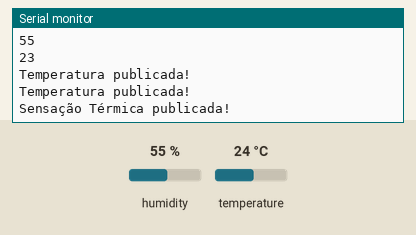
Recording of a sketch running on a simulated ESP8266 (NodeMCU). On the bench: the last lines printed to the serial monitor. The inputs (shaded band) are chosen by the test bench; at power-on: humidity 55 %, temperature 24 °C. WiFi joins after 1.5 s; servers stay silent unless stated; no MQTT or app messages arrive unless stated.

Above: at 2.8 s.
2.9 s: humidity set to 22 %
At 4.0 s:
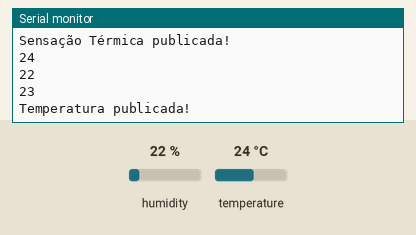
9.0 s: temperature set to 12 °C
At 9.9 s:
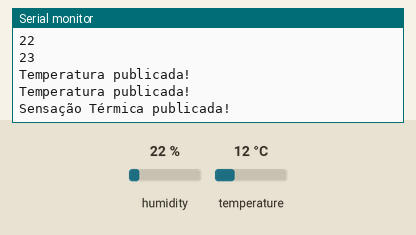
15.1 s: humidity set to 40 %
At 15.9 s:
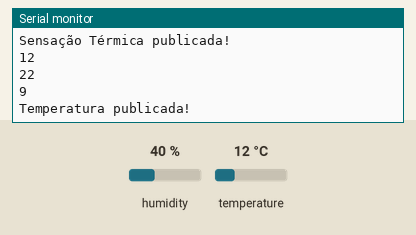
Timing chart, 0 to 18.1 s (numbered marks = the images above; inputs shaded):
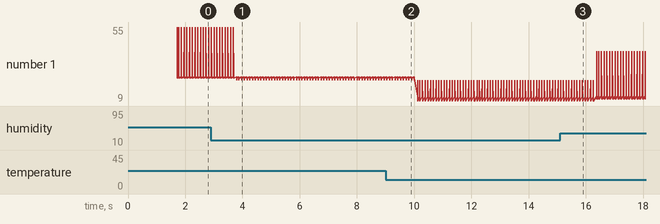

The sketch:

Temperatura_Adafruit.ino
```cpp
//Bibliotecas Utilizadas

#include <ESP8266WiFi.h>
#include "DHT.h"
#include "Adafruit_MQTT.h"
#include "Adafruit_MQTT_Client.h"

//Watchdog
extern "C" {
#include "user_interface.h"
}
#include <Ticker.h>
Ticker lwdTicker;

//Definição dos Pinos do Sensor e Watchdog
#define DHTPIN 2
#define DHTTYPE DHT11   // DHT 11
#define LWD_TIMEOUT 10*1000 //Reinicia se o timer watchdog alcançar este valor

//Definições do Watchdog
unsigned long lwdTime = 0;
unsigned long lwdTimeout = LWD_TIMEOUT;

//--------ADAFRUIT CONFIGURAÇÕES--------//

#define AIO_SERVER      "io.adafruit.com"
#define AIO_SERVERPORT  1883
#define AIO_USERNAME    "Ircbarros"
#define AIO_KEY "5b0262d51b874df3b4fc3c1062543ad0"

//----------VARIÁVEIS GLOBAIS-----------//

WiFiClient client;
DHT dht(DHTPIN, DHT11);
Adafruit_MQTT_Client mqtt(&client, AIO_SERVER, AIO_SERVERPORT, AIO_USERNAME, AIO_KEY);
Adafruit_MQTT_Publish Temperatura = Adafruit_MQTT_Publish(&mqtt, AIO_USERNAME "/feeds/Temperatura");
Adafruit_MQTT_Publish Humidade = Adafruit_MQTT_Publish(&mqtt, AIO_USERNAME "/feeds/Humidade");
Adafruit_MQTT_Publish Sensacao = Adafruit_MQTT_Publish(&mqtt, AIO_USERNAME "/feeds/Sensacao");

//-------------------------------------//

//LWDTicker rotina de callback

void ICACHE_RAM_ATTR lwdtcb(void){
  if ((millis() - lwdTime > LWD_TIMEOUT) || (lwdTimeout - lwdTime != LWD_TIMEOUT)){
    //Outras funções podem ser implementadas aqui antes do restart
    ESP.restart();
  }
}

void lwdtFeed(void) {
  lwdTime = millis();
  lwdTimeout = lwdTime + LWD_TIMEOUT;
}

int getBootDevice(void) {
  int bootmode;
  asm (
    "movi %0, 0x60000200\n\t"
    "l32i %0, %0, 0x118\n\t"
    : "+r" (bootmode) /* Output */
    : /* Inputs (none) */
    : "memory" /* Clobbered */
  );
  return ((bootmode >> 0x10) & 0x7);
}

void setup() {
  Serial.begin(9600); //Aguarda a abertura da serial
  Serial.printf("\n\nReason for reboot: %s\n", ESP.getResetReason().c_str()); //Motivo do restart do ESP
  Serial.println("----------------------------------------------");

  while(! Serial);
  lwdtFeed();
  lwdTicker.attach_ms(LWD_TIMEOUT, lwdtcb); // adiciona a rotina de callback do lwdt ao objeto Ticker
  dht.begin(); //Inicia o sensor

  //Inicia o WPS
  Serial.printf("\nIniciando a conexão... '%s'\n", WiFi.SSID().c_str());

  WiFi.mode(WIFI_STA);
  WiFi.begin(WiFi.SSID().c_str(),WiFi.psk().c_str()); // reading data from EPROM, last saved credentials
  while (WiFi.status() == WL_DISCONNECTED) {
    yield();
    Serial.print(".");
  }

  wl_status_t status = WiFi.status();
  if(status == WL_CONNECTED) {
    Serial.printf("\nConectado ao SSID:  '%s'\n", WiFi.SSID().c_str());
  } else {
    Serial.printf("\nNão foi possível conectar ao WI-FI. state='%d'", status);
    Serial.println("Aperte o Botão WPS do seu roteador.\n Aperte alguma tecla para continuar...");
    while(!Serial.available()) { ; }
    if(!startWPSPBC()) {
       Serial.println("Falha ao conectar via WPS :-(");
    }
  }

  //Conecta ao Adafruit IO
  Serial.print("\nIniciando a conexão ao Adafruit... '%s'\n");
  connect();

}


void loop() {
    lwdtFeed(); // inicia o watchdog ao loop
    if(! mqtt.ping()) {
    // reconnect to adafruit io
    if(! mqtt.connected())
      connect();
        }

  startTemp();

//  ESP.deepSleep(sleepTime * 60000000);//Dorme por X Minutos (Deep-Sleep em Micro segundos).
}

bool startWPSPBC() {
  Serial.println("Iniciando a conexão via WPS");
  bool wpsSuccess = WiFi.beginWPSConfig();
  if(wpsSuccess) {
      // Well this means not always success :-/ in case of a timeout we have an empty ssid
      String newSSID = WiFi.SSID();
      if(newSSID.length() > 0) {
        // WPSConfig has already connected in STA mode successfully to the new station.
        Serial.printf("Conexão ao WPS Concluída. Conectado ao SSID:  '%s'\n", newSSID.c_str());
      } else {
        wpsSuccess = false;
      }
  }
  return wpsSuccess;
}

void startTemp(){

  int h = (int)dht.readHumidity();
  int t = (int)dht.readTemperature();
  int hic = (int)dht.computeHeatIndex(t, h, false);
  Temperatura.publish(t);
  Humidade.publish(h);
  Sensacao.publish(hic);
  Serial.println(t);
  Serial.println(h);
  Serial.println(hic);

  //Envio dos dados para o feed
  if (! Temperatura.publish(t)){

   Serial.println(F("Falha ao publicar a temperatura"));
  }else{
    Serial.println(F("Temperatura publicada!"));
 }
  if (! Humidade.publish(h)){
   Serial.println(F("Falha ao publicar a temperatura"));
 }else{
  Serial.println(F("Temperatura publicada!"));
  }
  if (! Sensacao.publish(hic)){
    Serial.println(F("Falha ao publicar a Sensação Térmica"));
 }else{
    Serial.println(F("Sensação Térmica publicada!"));
  }
}

void connect() {

  Serial.print(F("Conectando ao Adafruit IO... "));

  int8_t ret;

  while ((ret = mqtt.connect()) != 0) {

    switch (ret) {
      case 1: Serial.println(F("Erro de Protocolo")); break;
      case 2: Serial.println(F("ID Rejeitado")); break;
      case 3: Serial.println(F("Servidor Indisponível")); break;
      case 4: Serial.println(F("Erro de usuário/senha")); break;
      case 5: Serial.println(F("Não autorizado")); break;
      case 6: Serial.println(F("Falha de subscribe")); break;
      default: Serial.println(F("Falha de conexão")); break;
    }

    if(ret >= 0)
      mqtt.disconnect();

    Serial.println(F("Retrying connection..."));
    delay(3000);

  }

  Serial.println(F("Adafruit IO Connected!"));

}
```

Measured:
- after the input at 2.9 s, the serial monitor: prints a new line after 0.90 s (image 1)
- plotted number 1: 23 → 9 after the input at 9.0 s, 9 → 10 after the input at 15.1 s
